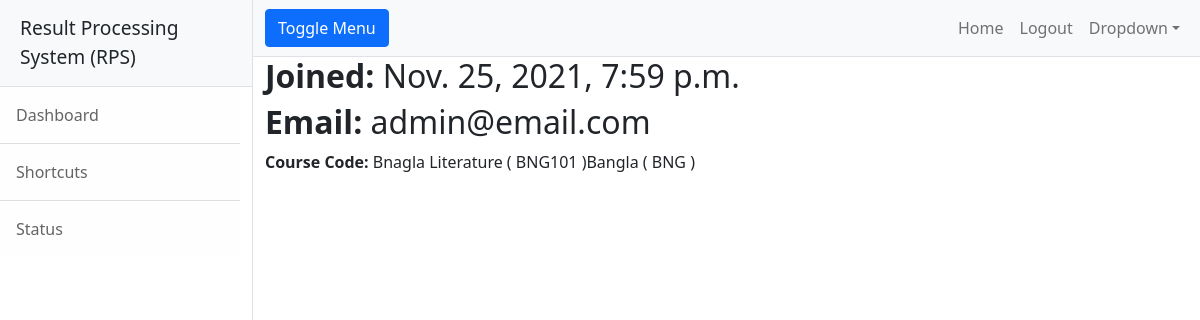
The app's page / (signed in), older data.
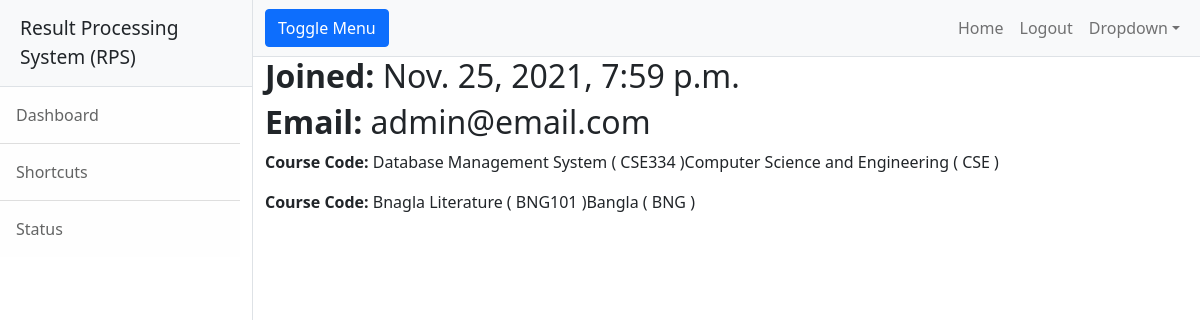
The same page, newer data.
### rps/models.py (models this page shows)
class Course(models.Model):
    course_code = models.CharField(primary_key=True, max_length=20)
    course_name = models.CharField(max_length=50)
    department = models.ForeignKey(Department, on_delete=models.CASCADE)
    semester = models.IntegerField()
    credit_no = models.DecimalField(max_digits=20, decimal_places=2)
    teacher = models.ForeignKey(Teacher, on_delete=models.PROTECT)
    def __str__(self):
        return (
            str(self.course_name)
            + " ( "
            + str(self.course_code)
            + " )"
            + str(self.department)
        )
    class Meta:
        constraints = [
            models.UniqueConstraint(
                fields=["course_code", "department", "semester"],
                name="unique_subject",
            )
        ]
        ordering = ["department", "semester", "course_code"]

class Department(models.Model):
    dept_code = models.CharField(max_length=3, unique=True, null=True)
    dept_name = models.CharField(max_length=50)
    def __str__(self):
        return str(self.dept_name) + " ( " + str(self.dept_code) + " )"

### rps/views.py (the view)
# urls.py: path("", views.home_view, name="home"),
@login_required(login_url="login")
def home_view(request):
    query_set = Course.objects.all()
    return render(request, "home.html", {"courses": list(query_set)})

### rps/templates/rps/home.html
{% extends "rps/base.html" %}
{% block content %}
    <h2><b>Joined: </b>{{ user.date_joined }}</h2>
    <h2><b>Email: </b>{{ user.email }}</h2>
    {% for course in courses %}
        <p><b>Course Code: </b>{{course}}</p>
    {% endfor %}
{% endblock %}

Row changes from the older to the newer data that the page shows:
added Course: course_name+course_code+department "Database Management System ( CSE334 )Computer Science and Engineering ( CSE )"
